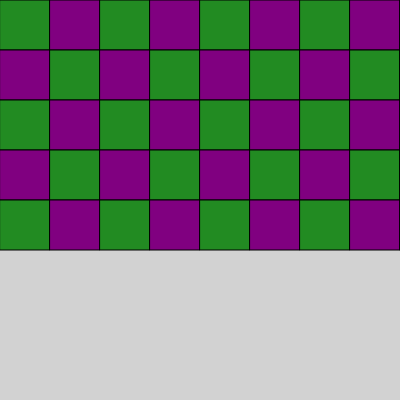
Frame 1 (no input)
Frame 60 (no input): identical to frame 1, image omitted
Frame 120 (the mouse pressed at the canvas centre since frame 60): identical to frame 1, image omitted

The p5.js sketch that drew this single still picture (run headless with seeded random() and noise() and a simulated clock; from frame 60 on, the mouse is pressed at the canvas centre):

// p5.js sketch
// ── sketch.js
function setup() {
  createCanvas(400, 400);
  background(210);
  drawPattern();
}

function drawPattern() {
  let cols = 10;
  let rows = 5;
  let width = 50;
  let height = 50;
  
  for (let i = 0; i < cols; i++) {
    for (let j = 0; j < rows; j++) {
      let x = i * width;
      let y = j * height;
      
      if ((i + j) % 2 === 0) {
        fill(34, 139, 34); // Green color
      } else {
        fill(128, 0, 128); // Purple color
      }
      
      rect(x, y, width, height);
    }
  }
}

function draw() {
  // Nothing needed here for now
}
